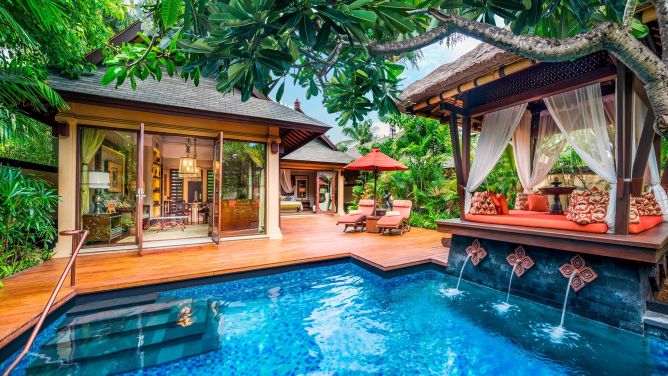
#> input picture images/resort.jpg, 1336 x 751 px (shown at 1/2 size)
$ python get_image_analysis.py
#> lines starting #> are read from the running program, lines starting #| are printed output that depends on the picture
import base64, requests, os
from io import BytesIO
import cv2

# load env
from dotenv import load_dotenv
load_dotenv('.env')

def http_request(method, base_url, query_params=None, headers=None, json_body=None):
    try:
        if method in ('POST', 'PUT'):
            response = requests.post(base_url, params=query_params, headers=headers, json=json_body)

        elif method == 'GET':
            response = requests.get(base_url, headers=headers, params=query_params)

        status_code = response.status_code
        response_body = response.json() if response.headers.get('content-type') == 'application/json' else response.text

    except Exception as e:
        status_code = 504
        response_body = str(e.args)

    return status_code, response_body


print(os.getenv('AZURE_CV_ENDPOINT'))
print(os.getenv('AZURE_CV_KEY'))

image_path = 'images/resort.jpg'

# convert image file to cv2 format
image = cv2.imread(image_path)
#> image is the input picture: shape (751, 1336, 3); mean B, G, R 98.1, 110.7, 89.1

# resize image using cv2
image = cv2.resize(image, (224, 224))
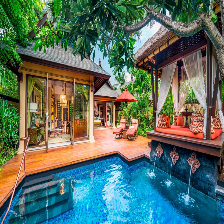
#> image: shape (224, 224, 3); mean B, G, R 98.1, 110.6, 89.2

# convert cv2 image to base64
_, encode = cv2.imencode('.jpg', image)
image_base64 = base64.b64encode(encode)

# Decode base64 string back to bytes, convert bytes to file-like object
image_bytes = base64.b64decode(image_base64)
image_file = BytesIO(image_bytes)

headers = {
    'Content-Type': 'application/octet-stream',
    'Ocp-Apim-Subscription-Key': os.getenv('AZURE_CV_KEY')
}
params = {'api-version': '2023-04-01-preview', 'features': 'denseCaptions'}
payload = {
    'file': image
}
#> (the run stopped early here; a loop or call above may not have finished)
